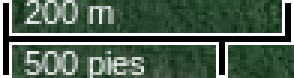
#> input picture images/Deforestacion_referencia.png, 98 x 26 px (shown 3 times larger); its folder holds only this picture in this run
$ python Ej1.2_TP4.py --image ../images/Deforestacion_referencia.png
#> lines starting #> are read from the running program, lines starting #| are printed output that depends on the picture
#> further down, img is the input picture: shape (26, 98, 3); mean B, G, R 79.7, 96.6, 76.4
### TP4_Color/invert_colors.py
import cv2

def invert_colors(img):
    """
    Funcion para obtener una imagen con los colores complementarios.
    En color, el complementario se obtiene como el opuesto en el circulo cromatico
    mas el negativo de la intensidad.
    """
    # Convertir la imagen a HSV
    img_hsv = cv2.cvtColor(img, cv2.COLOR_BGR2HSV)
#> img_hsv: shape (26, 98, 3); mean H, S, V 50.4, 70.7, 96.6
    # Me quedo con el canal H (indice 0) ya que es el que contiene la informacion del color (Hue)
    h = img_hsv[:,:,0]
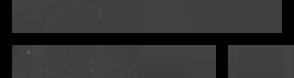
#> h: shape (26, 98) (shown 3 times larger); min 0, max 90, mean 50.4

    # Invertir los colores
    # En el word con anotaciones deje bien explicado este doble for.
    # Recordar que en OpenCV los valores de H varian de 0 y 180, no de 0 a 360 como el circulo.
    # Eso es asi porque con 8 bits no podemos representar un numero mayor a 255.
    for x in range(h.shape[0]):
        for y in range(h.shape[1]):
            pixel = h[x,y]+90
            if pixel > 179:
                pixel = pixel-179
            h[x,y] = pixel
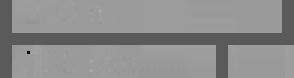
#> h: shape (26, 98) (shown 3 times larger); min 1, max 165, mean 140.3

    # Actualizar el canal H de la imagen con los colores invertidos
    img_hsv[:,:,0] = h
#> img_hsv: shape (26, 98, 3); mean H, S, V 140.3, 70.7, 96.6
    # Aplicar el negativo a la intensidad
    img_hsv[:,:,2] = 255 - img_hsv[:,:,2]
#> img_hsv: shape (26, 98, 3); mean H, S, V 140.3, 70.7, 158.4

    return cv2.cvtColor(img_hsv, cv2.COLOR_HSV2BGR)
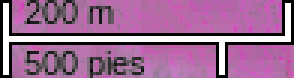
#> returned value: shape (26, 98, 3) (shown 3 times larger); mean B, G, R 149.8, 107.5, 158.4

### TP4_Color/Ej1.2_TP4.py
"""
Genere una funcion cuyo resultado sea una imagen donde los pixeles tengan los
colores complementarios a los de la original. Utilice las componentes del modelo
HSV y la imagen "rosas.jpg".

Es analogo a obtener el negativo en imagenes en escala de grises.
En color, el complementario de un color es el opuesto en el circulo de colores,
mas el negativo de la intensidad.
En la teoria anote que si fuera en HSI, al H tomamos 360° menos el H del px, y
para la I hacemos 1 menos la I del px, y la saturacion la dejamos igual.
"""

import os
os.chdir(os.path.dirname(os.path.abspath(__file__)))
import cv2
import invert_colors as ic
import argparse

PATH = "../images/"

# Si lo quiero usar desde consola:
# python Ej4_segmentar_color.py -im nombreImagen.png

default_img = "rosas.jpg"
# default_img = "pattern.tif"     # patron con colores RGB y CMY para comprobar

ap = argparse.ArgumentParser()
ap.add_argument("-im", "--image", required=False, help="path de la imagen a utilizar")
args = vars(ap.parse_args())

nombre_imagen = args["image"] if args["image"] else default_img

img = cv2.imread(PATH + nombre_imagen)

img_inverted = ic.invert_colors(img)

# img = cv2.resize(img, (0,0), fx=2, fy=2)
# img_inverted = cv2.resize(img_inverted, (0,0), fx=2, fy=2)

cv2.imshow("Imagen original", img)
cv2.imshow("Imagen invertida", img_inverted)

cv2.waitKey(0)
cv2.destroyAllWindows()

$ run again, on images/flores02.jpg
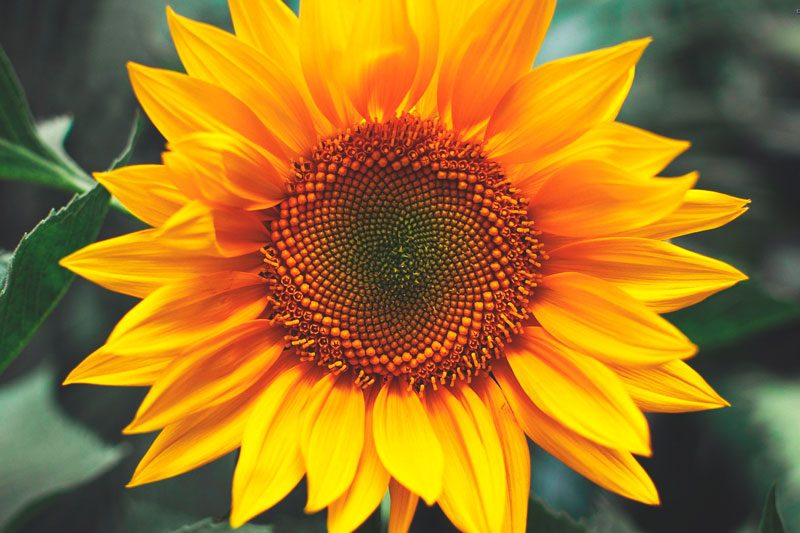
#> input picture images/flores02.jpg, 800 x 533 px
#> img is the input picture: shape (533, 800, 3); mean B, G, R 35.5, 116.9, 161.3
#> after the loop in invert_colors, `for x in range(h.shape[0]):`:
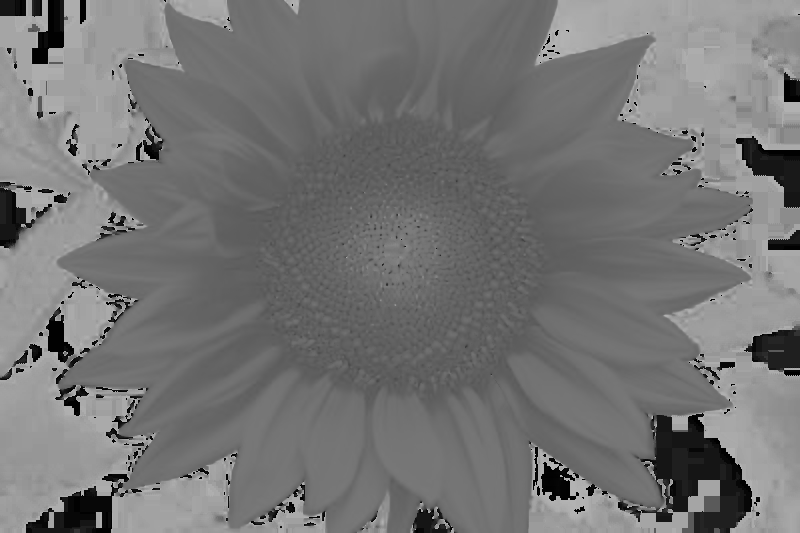
#> h: shape (533, 800); min 1, max 179, mean 116.6
#> in invert_colors, `return cv2.cvtColor(img_hsv, cv2.COLOR_HSV2BGR)`:
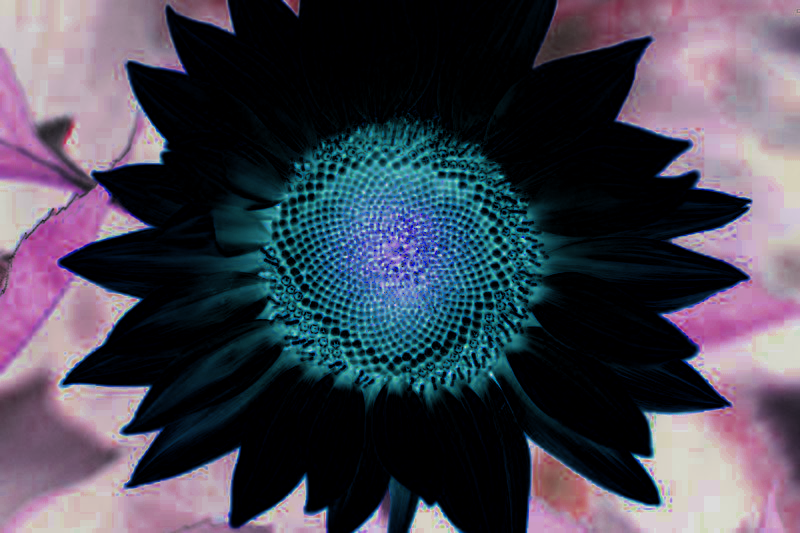
#> returned value: shape (533, 800, 3); mean B, G, R 82.7, 69.1, 69.6

$ run again, on images/Deforestacion_zona_delimitada.png
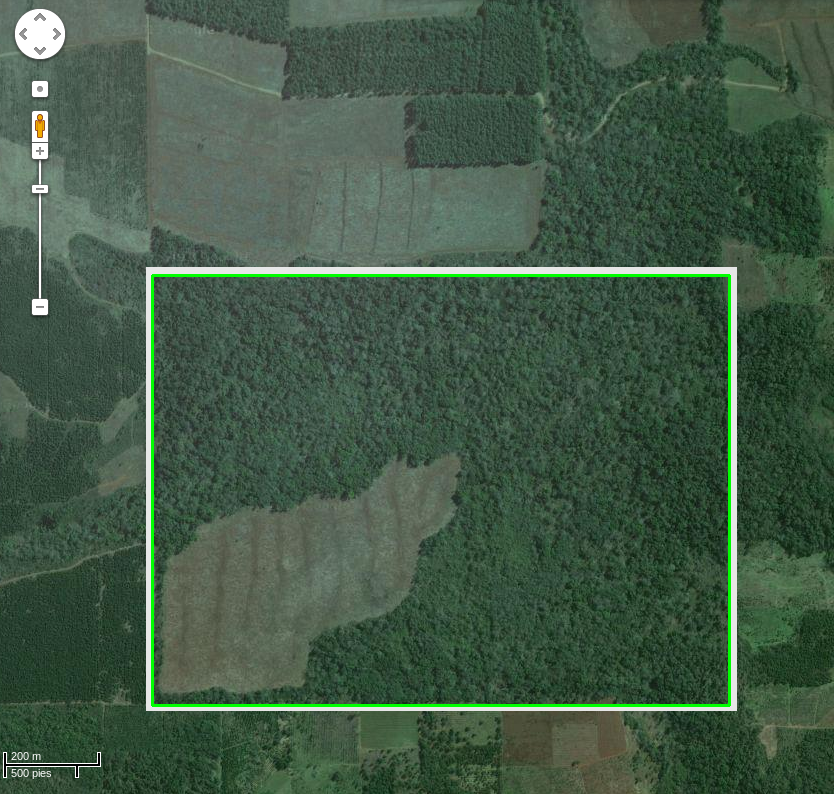
#> input picture images/Deforestacion_zona_delimitada.png, 834 x 794 px
#> img is the input picture: shape (794, 834, 3); mean B, G, R 70.5, 89.8, 66.4
#> after the loop in invert_colors, `for x in range(h.shape[0]):`:
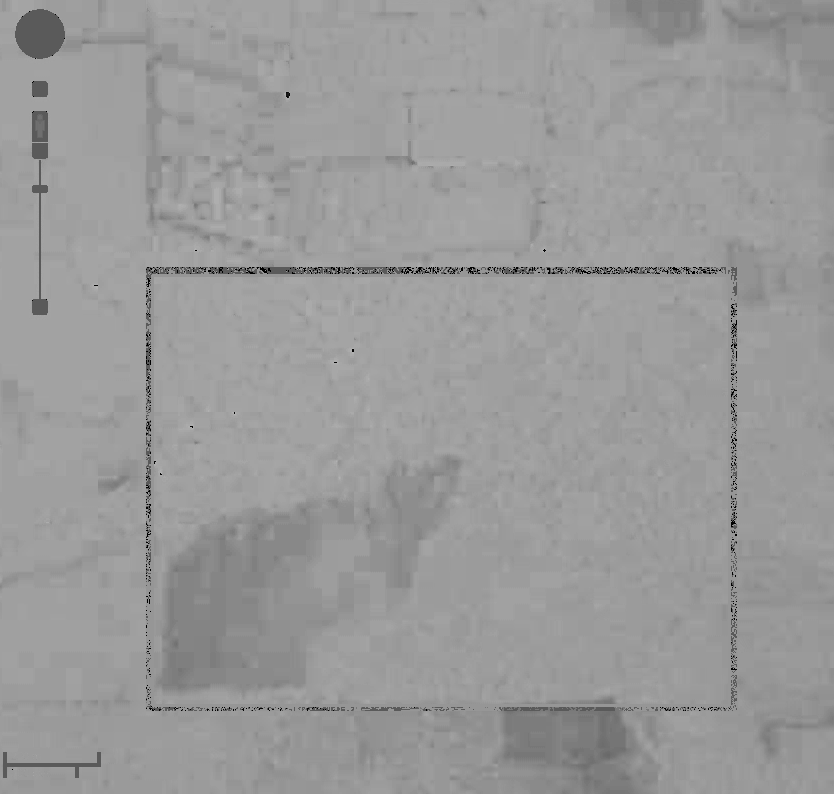
#> h: shape (794, 834); min 1, max 178, mean 154.2
#> in invert_colors, `return cv2.cvtColor(img_hsv, cv2.COLOR_HSV2BGR)`:
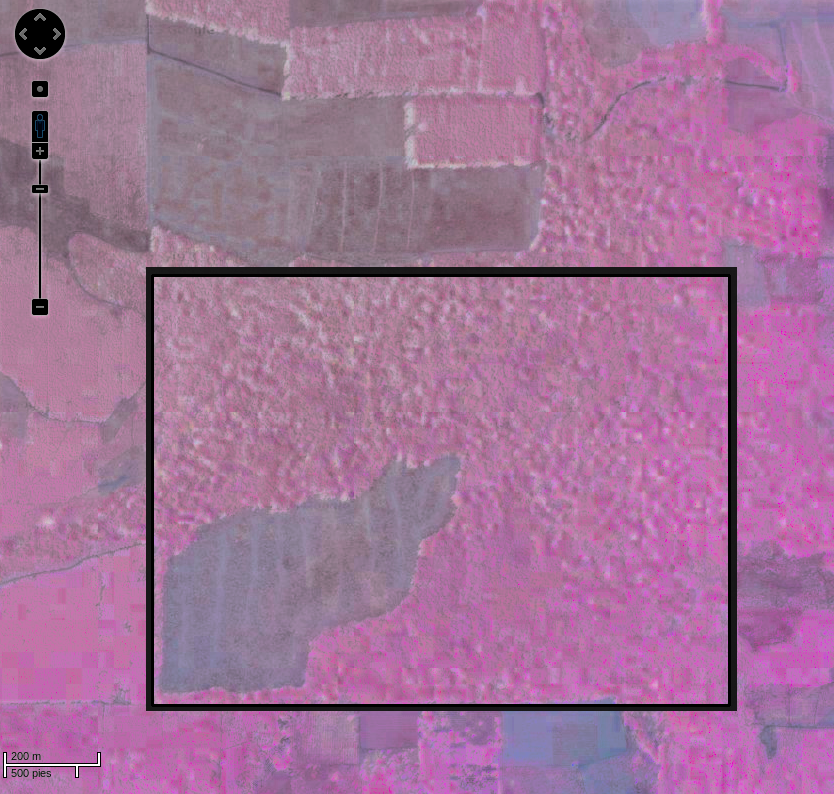
#> returned value: shape (794, 834, 3); mean B, G, R 153.6, 115.7, 163.4
